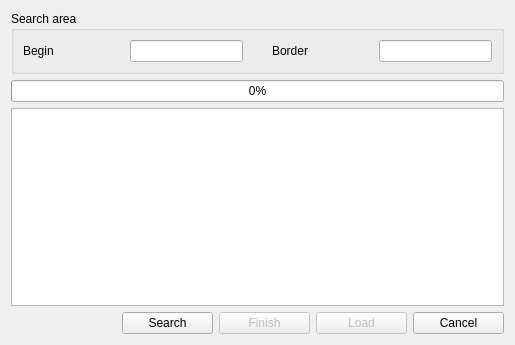
<?xml version="1.0" encoding="UTF-8"?>
<ui version="4.0">
 <class>SelfSearchUI</class>
 <widget class="QDialog" name="SelfSearchUI">
  <property name="geometry">
   <rect>
    <x>0</x>
    <y>0</y>
    <width>515</width>
    <height>345</height>
   </rect>
  </property>
  <property name="windowTitle">
   <string>USBIPManager - Self search</string>
  </property>
  <layout class="QGridLayout" name="dialog_lyt">
   <item row="4" column="4">
    <widget class="QPushButton" name="cancel_btn">
     <property name="minimumSize">
      <size>
       <width>91</width>
       <height>0</height>
      </size>
     </property>
     <property name="maximumSize">
      <size>
       <width>91</width>
       <height>16777215</height>
      </size>
     </property>
     <property name="text">
      <string>Cancel</string>
     </property>
     <property name="autoDefault">
      <bool>false</bool>
     </property>
    </widget>
   </item>
   <item row="4" column="1">
    <widget class="QPushButton" name="search_btn">
     <property name="minimumSize">
      <size>
       <width>91</width>
       <height>0</height>
      </size>
     </property>
     <property name="maximumSize">
      <size>
       <width>91</width>
       <height>16777215</height>
      </size>
     </property>
     <property name="text">
      <string>Search</string>
     </property>
     <property name="autoDefault">
      <bool>false</bool>
     </property>
    </widget>
   </item>
   <item row="4" column="2">
    <widget class="QPushButton" name="finish_btn">
     <property name="enabled">
      <bool>false</bool>
     </property>
     <property name="minimumSize">
      <size>
       <width>91</width>
       <height>0</height>
      </size>
     </property>
     <property name="maximumSize">
      <size>
       <width>91</width>
       <height>16777215</height>
      </size>
     </property>
     <property name="text">
      <string>Finish</string>
     </property>
     <property name="autoDefault">
      <bool>false</bool>
     </property>
    </widget>
   </item>
   <item row="4" column="3">
    <widget class="QPushButton" name="load_btn">
     <property name="enabled">
      <bool>false</bool>
     </property>
     <property name="minimumSize">
      <size>
       <width>91</width>
       <height>0</height>
      </size>
     </property>
     <property name="maximumSize">
      <size>
       <width>91</width>
       <height>16777215</height>
      </size>
     </property>
     <property name="text">
      <string>Load</string>
     </property>
     <property name="autoDefault">
      <bool>false</bool>
     </property>
    </widget>
   </item>
   <item row="4" column="0">
    <spacer name="btn_spacer">
     <property name="orientation">
      <enum>Qt::Horizontal</enum>
     </property>
     <property name="sizeHint" stdset="0">
      <size>
       <width>40</width>
       <height>20</height>
      </size>
     </property>
    </spacer>
   </item>
   <item row="2" column="0" colspan="5">
    <widget class="QListWidget" name="search"/>
   </item>
   <item row="1" column="0" colspan="5">
    <widget class="QProgressBar" name="bar">
     <property name="value">
      <number>0</number>
     </property>
    </widget>
   </item>
   <item row="0" column="0" colspan="5">
    <widget class="QGroupBox" name="find_ip_box">
     <property name="title">
      <string>Search area</string>
     </property>
     <layout class="QGridLayout" name="find_ip_box_lyt">
      <item row="0" column="0">
       <widget class="QLabel" name="find_ip_ini_lbl">
        <property name="minimumSize">
         <size>
          <width>101</width>
          <height>0</height>
         </size>
        </property>
        <property name="text">
         <string>Begin</string>
        </property>
       </widget>
      </item>
      <item row="0" column="1">
       <widget class="QLineEdit" name="find_ip_ini">
        <property name="minimumSize">
         <size>
          <width>113</width>
          <height>20</height>
         </size>
        </property>
        <property name="maximumSize">
         <size>
          <width>113</width>
          <height>16777215</height>
         </size>
        </property>
       </widget>
      </item>
      <item row="0" column="2">
       <spacer name="find_ip_box_spacer">
        <property name="orientation">
         <enum>Qt::Horizontal</enum>
        </property>
        <property name="sizeHint" stdset="0">
         <size>
          <width>40</width>
          <height>20</height>
         </size>
        </property>
       </spacer>
      </item>
      <item row="0" column="3">
       <widget class="QLabel" name="find_ip_end_lbl">
        <property name="minimumSize">
         <size>
          <width>101</width>
          <height>0</height>
         </size>
        </property>
        <property name="text">
         <string>Border</string>
        </property>
       </widget>
      </item>
      <item row="0" column="4">
       <widget class="QLineEdit" name="find_ip_end">
        <property name="minimumSize">
         <size>
          <width>113</width>
          <height>20</height>
         </size>
        </property>
        <property name="maximumSize">
         <size>
          <width>113</width>
          <height>16777215</height>
         </size>
        </property>
       </widget>
      </item>
     </layout>
    </widget>
   </item>
  </layout>
 </widget>
 <tabstops>
  <tabstop>find_ip_ini</tabstop>
  <tabstop>find_ip_end</tabstop>
  <tabstop>search</tabstop>
  <tabstop>search_btn</tabstop>
  <tabstop>finish_btn</tabstop>
  <tabstop>load_btn</tabstop>
  <tabstop>cancel_btn</tabstop>
 </tabstops>
 <resources/>
 <connections/>
</ui>
